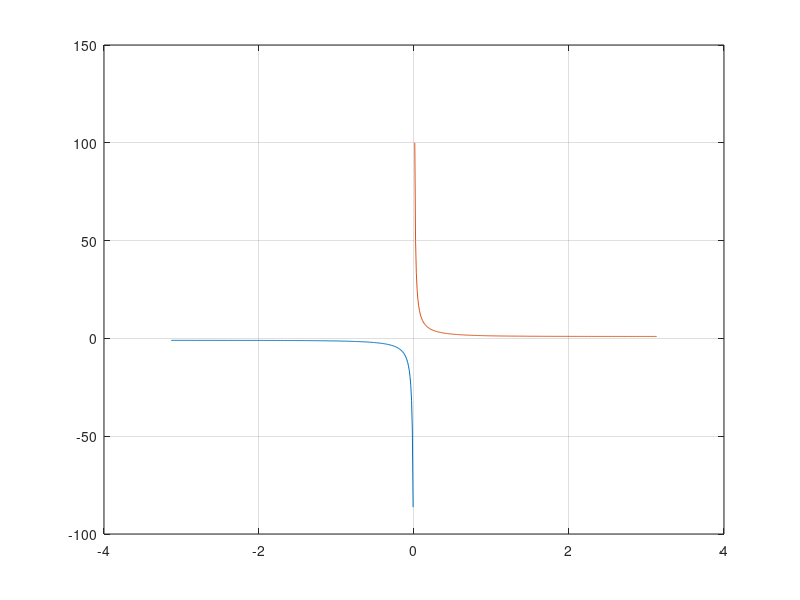

The MATLAB source for this figure:
% Regression test function (black blox) for FreeMat v4.0
% This function is autogenerated by helpgen.
function bbtest_success = bbtest_coth
  bbtest_success = 1;
NumErrors = 0;
try
  x1 = -pi+.01:.01:-.01;

catch
  NumErrors = NumErrors + 1;
end
try
  x2 = .01:.01:pi-.01;

catch
  NumErrors = NumErrors + 1;
end
try
  plot(x1,coth(x1),x2,coth(x2)); grid('on');

catch
  NumErrors = NumErrors + 1;
end
try
  mprint('cothplot');

catch
  NumErrors = NumErrors + 1;
end
if (NumErrors ~= 0) bbtest_success = 0; return; end
